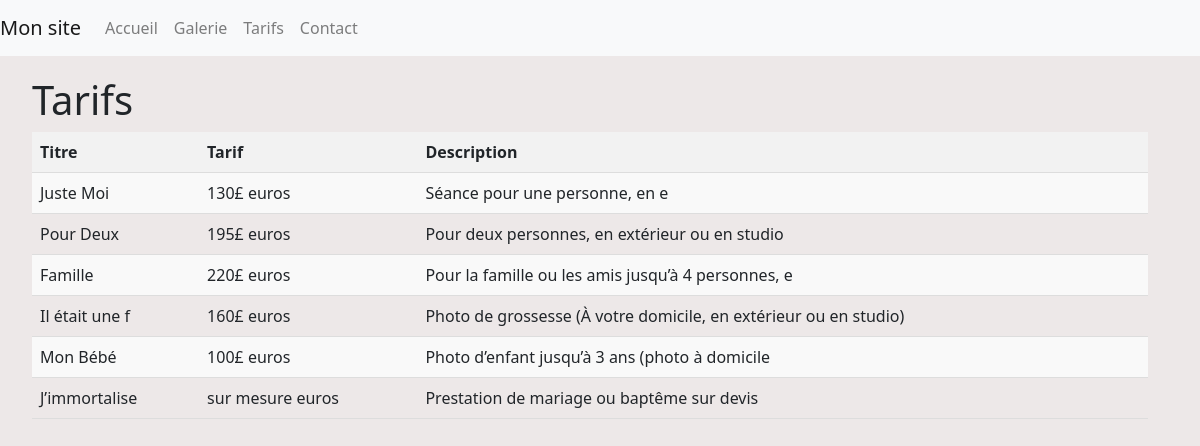
The page /tarif.php on the database its author committed.
### tables this page shows
CREATE TABLE `galerie_prix` (
  `id` int(11) NOT NULL,
  `titre` varchar(15) NOT NULL,
  `tarifs` varchar(11) NOT NULL,
  `description` varchar(100) NOT NULL
);

### tarif.php (the view, shortened to what this page needs)
<?php
require_once './back/config.php';
require_once 'menu.php';
$sql = "SELECT * FROM galerie_prix";
$stmt = $conn->prepare($sql);
$stmt->execute();
$result = $stmt->fetchAll(PDO::FETCH_ASSOC);
?>
<!DOCTYPE html>
<html>
<head>
    <link href="https://cdn.jsdelivr.net/npm/bootstrap@5.3.0-alpha1/dist/css/bootstrap.min.css" rel="stylesheet">
    <link rel="stylesheet" type="text/css" href="style3.css">
</head>
<body>
<div class="container">
    <h1>Tarifs</h1>
    <table>
        <tr>
            <th>Titre</th>
            <th>Tarif</th>
            <th>Description</th>
        </tr>
        <?php foreach ($result as $row) { ?>
            <tr>
                <td><?php echo htmlspecialchars($row['titre']); ?></td>
                <td><?php echo htmlspecialchars($row['tarifs']) ?> euros</td>
                <td><?php echo htmlspecialchars($row['description']); ?></td>
            </tr>
        <?php } ?>
    </table>
</div>
</body>
</html>

### menu.php (shortened to what this page needs)
<!DOCTYPE html>
<html>
<head>
  <link rel="stylesheet" href="https://stackpath.bootstrapcdn.com/bootstrap/4.5.0/css/bootstrap.min.css">
</head>
<body>
  <nav class="navbar navbar-expand-lg navbar-light bg-light">
    <a class="navbar-brand" href="#">Mon site</a>
    <div class="collapse navbar-collapse" id="navbarNav">
      <ul class="navbar-nav">
        <li class="nav-item">
          <a class="nav-link" href="index.php">Accueil</a>
        </li>
    <div class="collapse navbar-collapse" id="navbarNav">
      <ul class="navbar-nav">
        <li class="nav-item">
          <a class="nav-link" href="galerie.php">Galerie</a>
        </li>
        <div class="collapse navbar-collapse" id="navbarNav">
      <ul class="navbar-nav">
        <li class="nav-item">
          <a class="nav-link" href="tarif.php">Tarifs</a>
        </li>
        <div class="collapse navbar-collapse" id="navbarNav">
      <ul class="navbar-nav">
        <li class="nav-item">
          <a class="nav-link" href="contact.php">Contact</a>
        </li>
      </ul>
    </div>
  </nav>
</body>
</html>

### style3.css (style rules this page uses)
.container { margin: 20px; }
table { width: 100%; border-collapse: collapse; }
th, td { padding: 8px; text-align: left; border-bottom: 1px solid #ddd; }
th { background-color: #f2f2f2; }
tr:nth-child(even) { background-color: #f9f9f9; }
body { background: #ede8e8; }

### rows shown on the page
galerie_prix: titre "Juste Moi", tarifs "130£", description "Séance pour une personne, en e"
galerie_prix: titre "Pour Deux", tarifs "195£", description "Pour deux personnes, en extérieur ou en studio"
galerie_prix: titre "Famille", tarifs "220£", description "Pour la famille ou les amis jusqu’à 4 personnes, e"
galerie_prix: titre "Il était une f", tarifs "160£", description "Photo de grossesse (À votre domicile, en extérieur ou en studio)"
galerie_prix: titre "Mon Bébé", tarifs "100£", description "Photo d’enfant jusqu’à 3 ans (photo à domicile"
galerie_prix: titre "J’immortalise", tarifs "sur mesure", description "Prestation de mariage ou baptême sur devis"
